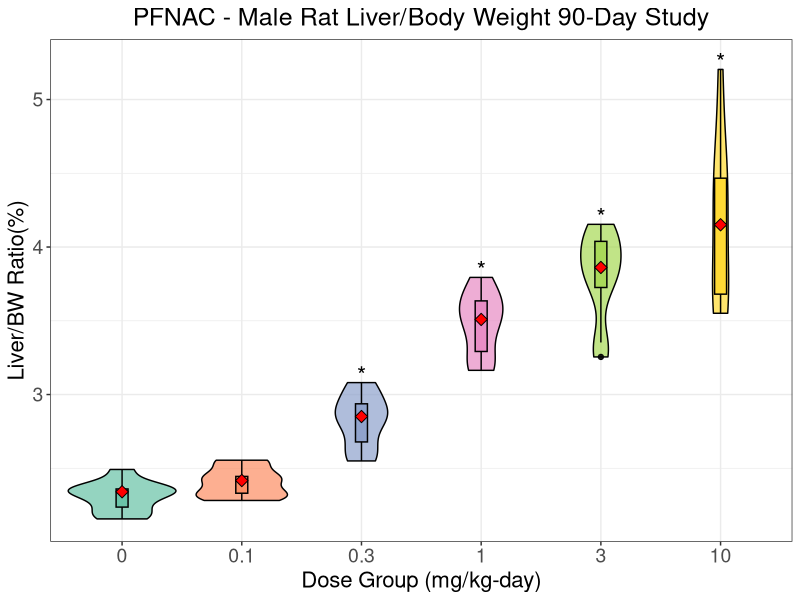
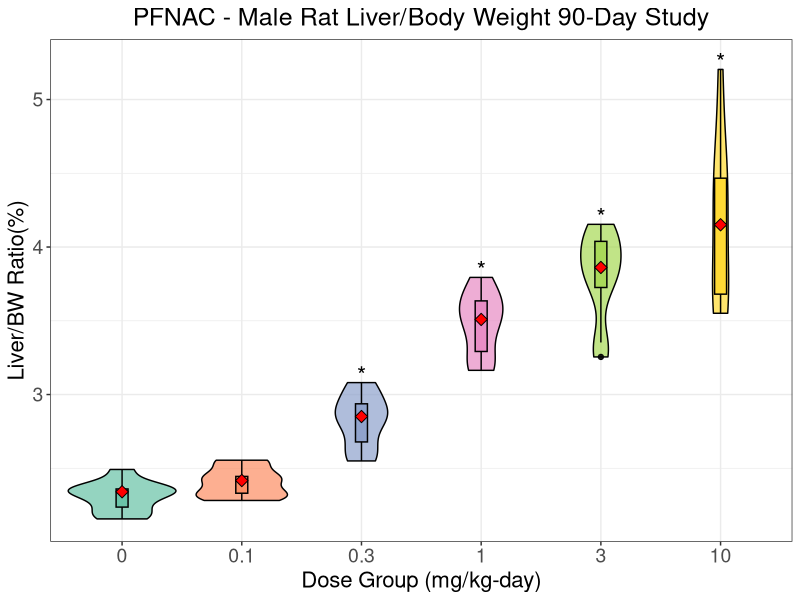

Generate these figures, in order, with R:

# file: PFNACorgangraphs.R
# purpose: statistical analysis Organ Wt Data 90-day (CSS401.6.7)
# 1/15/25 - EMK edit to make this file for generating graphics only, use in ms & poster
# uses data file OrganWeightsPFAS.xlsx
#
# 2/11/2025
# uncomment stat_summary so that mean can be displayed as a red triangle
# 2/27/2025
# increase sizes of axis labels and plot title by modifying the theme's axis text and title, and centering the heading and increasing its font size

# Load needed R packages
library(ggplot2)
library(dplyr)
library(readxl)

# Read in the data file
PFNACo <- read_excel("OrganWeightsPFAS.xlsx", sheet = 'PFNAC', na = c("", "NA"))

# Remove rows 63 through the last row and eliminate Females
PFNACom <- PFNACo[-c(61:nrow(PFNACo)), ]
View(PFNACom)

# Identify the top 4 highest relative liver weights
top_doses <- PFNACom %>%
  group_by(Group) %>%
  summarise(max_LiverRel = max(LiverRel, na.rm = TRUE)) %>% # Find max per group
  arrange(desc(max_LiverRel)) %>% # Sort by highest values
  slice(1:4) %>% # Select top 4 highest values
  mutate(y_position = max_LiverRel + 0.05) # Adjust y-position for asterisk placement

# Ensure Group is a factor to align correctly
PFNACom$Group <- as.factor(PFNACom$Group)
top_doses$Group <- as.factor(top_doses$Group)

# BOX PLOTS - Male Rat Relative Liver Weight Data PFNAC
LiverRel1m <- ggplot(
  PFNACom,
  aes(
    x = factor(Group),
    y = LiverRel,
    fill = factor(Group) # Fill for violin plot
  )
) +
  geom_violin(trim = TRUE, alpha = 0.7, color = "black") + # Violin plot
  geom_boxplot(
    aes(fill = factor(Group)), # Separate fill for box plot
    width = 0.1,
    color = "black",
    alpha = 0.9
  ) +
  # Add median red triangle marker
  stat_summary(fun = median, geom = "point", shape = 23, size = 3, fill = "red") +
  # Add asterisks above the top 4 doses
  geom_text(
    data = top_doses,
    aes(x = Group, y = y_position, label = "*"),
    size = 6, color = "black"
  ) +
  labs(
    title = "PFNAC - Male Rat Liver/Body Weight 90-Day Study",
    x = "Dose Group (mg/kg-day)",
    y = "Liver/BW Ratio(%)"
  ) +
  scale_fill_brewer(palette = "Set2", name = "Group") + # Colorful palette
  theme_bw() +
  theme(legend.position = "none") +
  theme(
    axis.text = element_text(size = 14), # increase tick label size
    axis.title = element_text(size = 16), # increase axis title size
    plot.title = element_text(size = 18, hjust = 0.5) # increase plot title size
  )


# Save the plot as a PNG file
ggsave(
  filename = "LiverRel1m.png",
  plot = LiverRel1m,
  width = 8,
  height = 6,
  dpi = 300
)

# Display the plot
LiverRel1m
